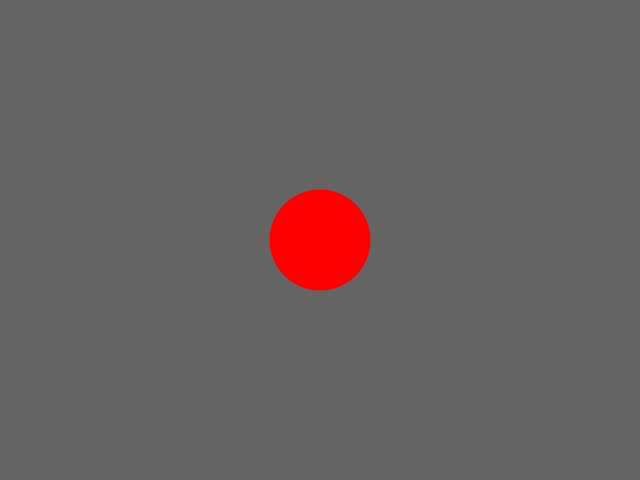
Frame 1 (no input)
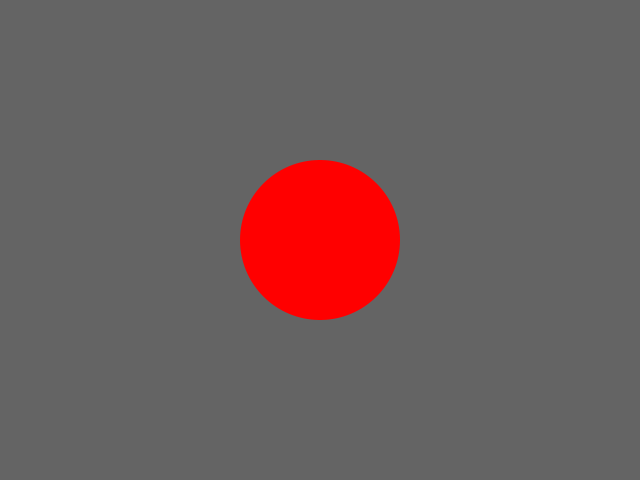
Frame 60 (the mouse pressed at the canvas centre just before this capture)
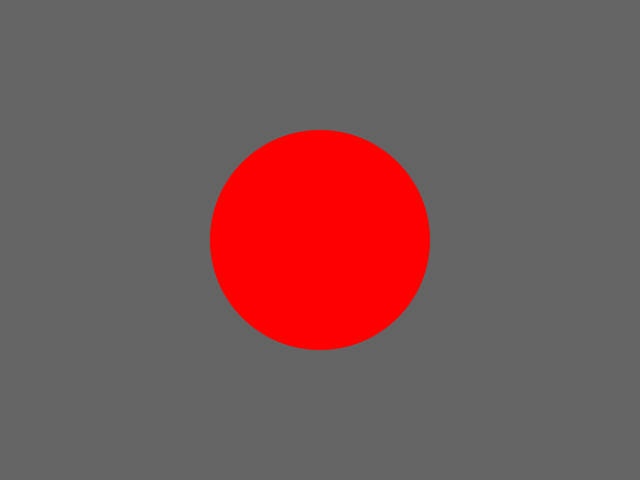
Frame 120 (the mouse held since frame 60 and released just before this capture)

The Processing sketch that drew these frames (run headless with seeded random() and noise(); from frame 60 on, the mouse is pressed at the canvas centre):

// Processing sketch: processing_111900
// ── processing_111900.pde

int circleSize = 100;
int shrinkOrGrow = 1;
void setup()
{
    size(640, 480);
    ellipseMode(CENTER);
    frameRate(30);
    noStroke();
    background(220, 220, 255);
    fill(255, 0, 0);
    smooth();
}
void draw()
{
    if (circleSize > 299) {
        shrinkOrGrow = 0;
        println("circlesize: " + circleSize);
        println("shrinkorgrow " + shrinkOrGrow);
    } else if (circleSize < 101) {
        shrinkOrGrow = 1;
        println("circlesize: " + circleSize);
        println("shrinkorgrow " + shrinkOrGrow);
    }
    if (shrinkOrGrow == 1) {
        circleSize += 1;
    } else if (shrinkOrGrow == 0) {
        circleSize -= 1;  
    }
    background(100, 100, 100);
    ellipse(width/2, height/2, circleSize, circleSize);
}
